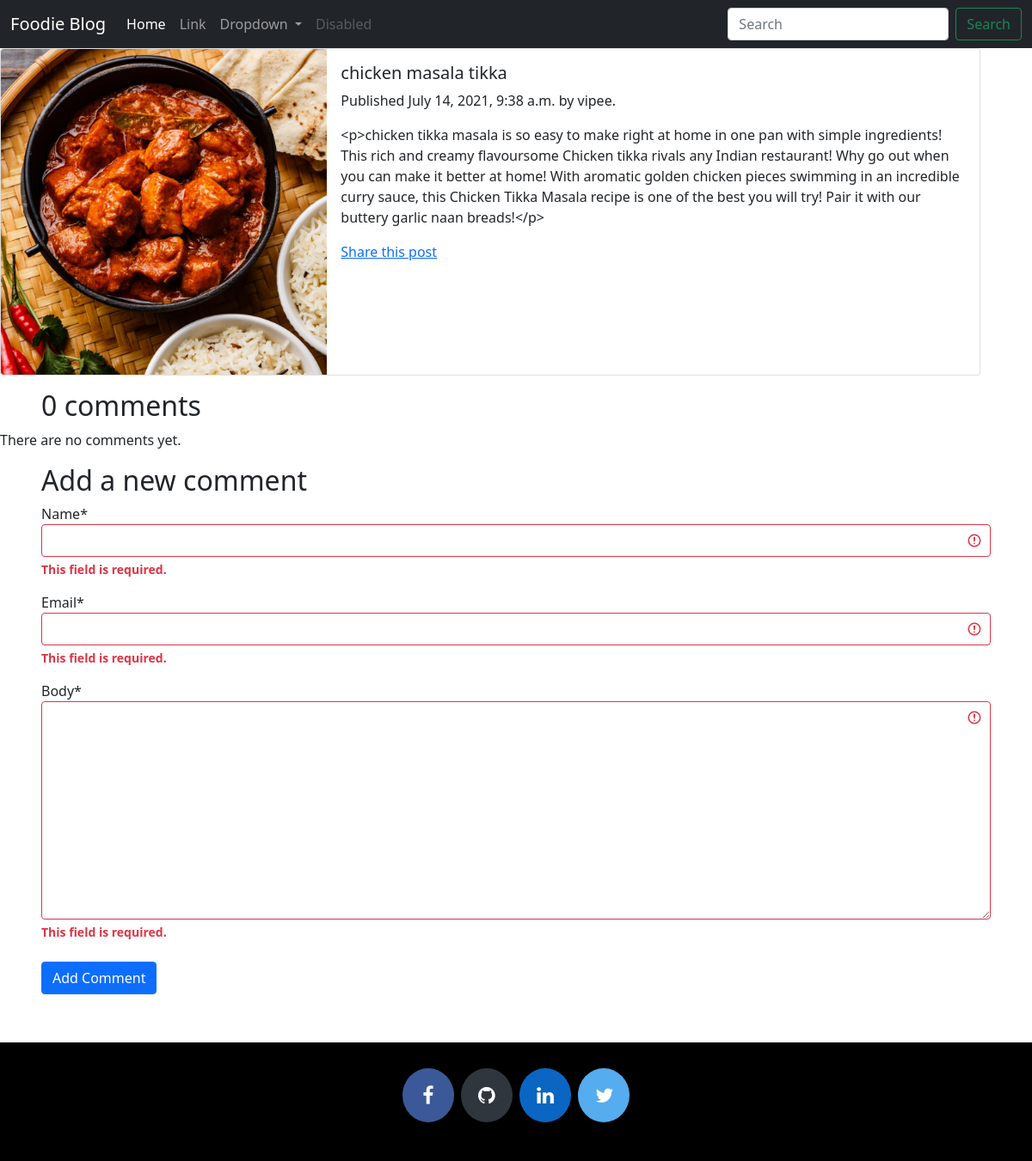
The app's page /blog/2021/7/14/chicken-tikka/ with its own data.
### blog/models.py (models this page shows, shortened)
class Post(models.Model):
    STATUS_CHOICE = (
        ('draft','Draft'),
        ('published','Published'),
    )
    title = models.CharField(max_length=250)
    slug = models.SlugField(max_length=250,unique_for_date='publish')
    author = models.ForeignKey(User, on_delete=models.CASCADE, related_name='blog_post')
    body = FroalaField()
    publish = models.DateTimeField(default=timezone.now)
    created_at = models.DateTimeField(auto_now_add=True)
    updated_at = models.DateTimeField(auto_now=True)
    status = models.CharField(max_length=10, choices=STATUS_CHOICE,default='draft')
    image = models.ImageField(upload_to="blog/images" ,default="")
    objects	=	models.Manager()	#	The	default	manager
    published	=	PublishedManager()	#	Our	custom	manager.
    class Meta:
        ordering = ('-publish',)

### blog/views.py (the view, shortened to what this page needs)
# urls.py: path('<int:year>/<int:month>/<int:day>/<slug:post>/', views.post_detail, name='post_detail'),
def post_detail(request,year, month, day, post):
    post = get_object_or_404(Post, slug=post, status='published', publish__year=year, publish__month=month, publish__day=day)
    comments = post.comments.filter(active=True)
    new_comment = None
    comment_form = CommentForm(data=request.POST)
    return render(request,'blog/post/detail.html',{'post':post, 'comments':comments, 'new_comment':new_comment, 'comment_form':comment_form})

### blog/forms.py
class CommentForm(forms.ModelForm):
    class Meta:
        model = Comment
        fields = ('name', 'email', 'body')

### blog/templates/blog/post/detail.html (shortened to what this page needs)
{%	extends	"blog/base.html"	%}
{% load crispy_forms_tags %}
{% block content %}
	<div class="card mb-3" style="max-width: 95%;">
  	<div class="row g-0">
    <div class="col-md-4">
      <img src="/media/{{post.image}}" class="img-fluid rounded-start" alt="..." >
    </div>
    <div class="col-md-8">
      <div class="card-body">
        <h5 class="card-title">{{post.title}}</h5>
        <p class="card-text">Published {{post.publish}}	by	{{post.author}}.{{post.body|linebreaks}}</p>
		<p>
		<a	href="{% url "blog:post_share" post.id %}">
		Share this post
		</a>
		</p>
      </div>
    </div>
  </div>
</div>
	{% with comments.count as total_comments %}
		<h2 class="mx-5">
			{{total_comments}} comment{{total_comments|pluralize}}
		</h2>
	{%	endwith	%}
	{% for	comment	in	comments %}
		<div class="comment mx-5">
				<p	class="info">
					Comment	{{forloop.counter}}	by	{{	comment.name}} {{comment.created}}
				</p>
				{{comment.body|linebreaks}}
		</div>
	{%	empty	%}
		<p>There are no	comments yet.</p>
	{%	endfor	%}
	{%	if	new_comment	%}
		<h2>Your comment has been added.</h2>
	{% else %}
		<h2 class="mx-5">Add	a new comment</h2>
		<form	action="."	method="post" class="mx-5">
				{{comment_form|crispy}}
				<button	class="btn btn-primary my-2" type="submit">Add Comment</button>
		</form>
	{%	endif	%}
{% endblock %}

### records on screen
Post: image (picture), title "chicken masala tikka", publish "July 14, 2021, 9:38 a.m.", author "vipee", body "<p>chicken tikka masala is so easy to make right at home in one pan with simple ingredients! This rich and creamy flavoursome Chicken tikka rivals any Indian restaurant! Why go out when you can make it better at home! With aromatic golden chicken pieces swimming in an incredible curry sauce, this Chicken Tikka Masala recipe is one of the best you will try! Pair it with our buttery garlic naan breads!</p>"

### other values on screen
{{ total_comments }} "0"
